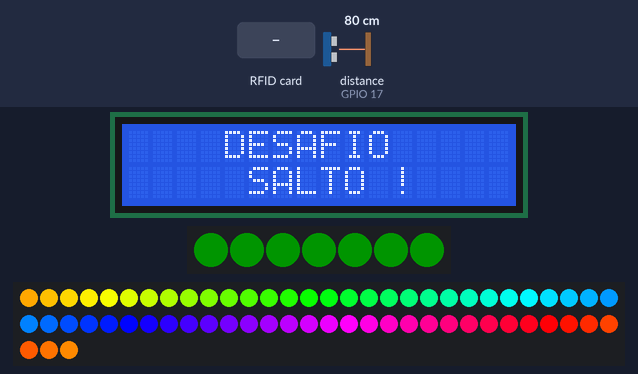
Recording of a sketch running on a simulated ESP32. On the bench: 16×2 character LCD, 7 RGB LEDs in strip order, left to right, 63 RGB LEDs in strip order, left to right, continuing on the next row. Wiring (inferred from the names in the program): ultrasonic range finder: trigger GPIO 26; echo GPIO 17. The test bench sets the inputs (shaded band); at power-on: distance to the obstacle (sensor on GPIO 17) 80 cm. The echo pulse lasts 58.3 µs per cm; dim RGB values are drawn brighter than linear; what the sketch prints to the serial monitor is not drawn.

Above: at 1.3 s.
1.4 s: RFID card 5E 7A 19 C4 held to the reader
At 1.8 s:
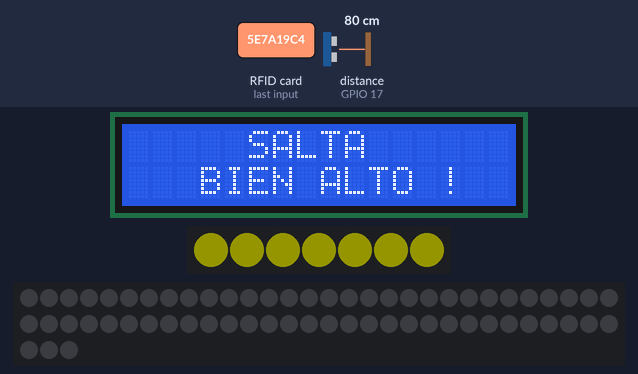
At 3.3 s:
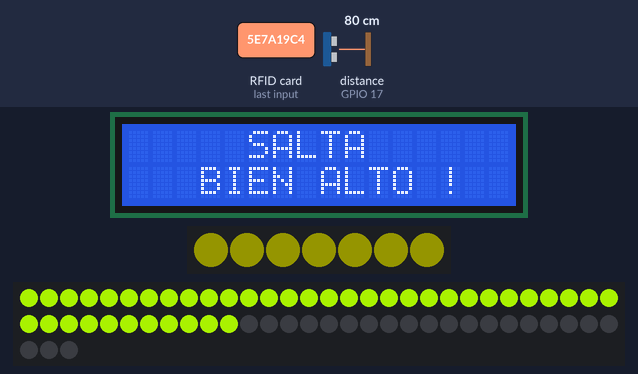
4.0 s: distance to the obstacle (sensor on GPIO 17) set to 2 cm
At 27.2 s:
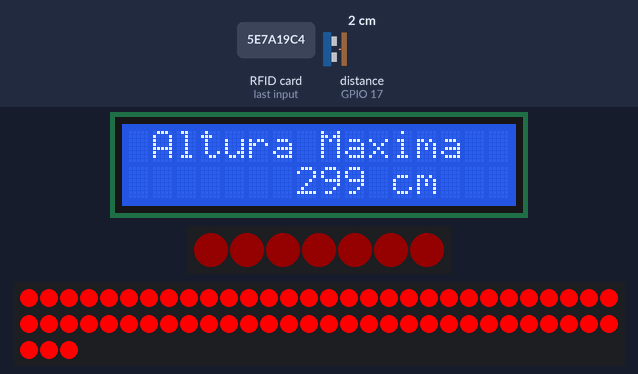
Timing chart, 0 to 28.1 s (numbered marks = the images above; inputs shaded):
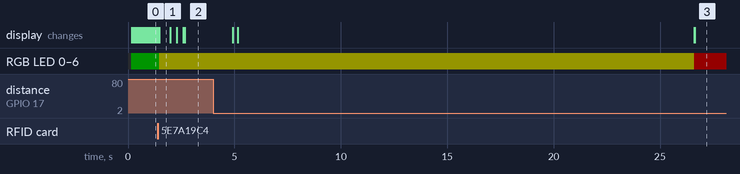

The sketch:

JUEGO_SALTO_V2_FREERTOS.ino
```cpp
#include <SPI.h>
#include <MFRC522.h>
#include <Wire.h>
#include <LiquidCrystal_I2C.h>
#include <Adafruit_NeoPixel.h>

// Pines del sensor ultrasónico
const int trigPin = 26;
const int echoPin = 17;

int estado = 0;
int cuentaPuntos = 0;

uint8_t r = 100;
uint8_t g = 60;
uint8_t b = 30;

int maxHeight = 0;

// Variables multitarea
volatile long altura = 0;  // compartida entre cores
portMUX_TYPE mux = portMUX_INITIALIZER_UNLOCKED;

// NeoPixel
#define PIN_TOTEM 12
#define NUMPIXELS_TOTEM 7
#define PIN 16
#define NUM_LEDS 63

Adafruit_NeoPixel pixels(NUMPIXELS_TOTEM, PIN_TOTEM, NEO_GRB + NEO_KHZ800);
Adafruit_NeoPixel tiraLed(NUM_LEDS, PIN, NEO_GRB + NEO_KHZ800);

// LCD
LiquidCrystal_I2C lcd(0x27, 16, 2);

// RFID
#define SS_PIN 13
#define RST_PIN 5
MFRC522 rfid(SS_PIN, RST_PIN);
MFRC522::MIFARE_Key key;

byte nuidPICC[4];
String cardID = "";
long tiempo;

void setup() {
  Serial.begin(9600);

  SPI.begin();
  rfid.PCD_Init();
  lcd.init();
  pixels.begin();
  tiraLed.begin();
  tiraLed.show();

  lcd.backlight();
  lcd.clear();
  setGreen();
  Serial.println("Inicio Totem");

  pinMode(trigPin, OUTPUT);
  pinMode(echoPin, INPUT);
  digitalWrite(trigPin, LOW);

  // Crear tarea para leer el sensor en core 0
  xTaskCreatePinnedToCore(
    sensorTask,     // Función
    "Sensor Task",  // Nombre
    10000,          // Stack
    NULL,           // Param
    1,              // Prioridad
    NULL,           // Manejador
    0               // Core 0
  );
}

void loop() {
  long alturaTemp;

  // Leer altura actual de forma segura
  portENTER_CRITICAL(&mux);
  alturaTemp = altura;
  portEXIT_CRITICAL(&mux);

  switch (estado) {
    case 0:
      standby();
      lcd.setCursor(4, 0);
      lcd.print("DESAFIO");
      lcd.setCursor(5, 1);
      lcd.print("SALTO !");
      if (rfid.PICC_IsNewCardPresent()) {
        lcd.clear();
        lcd.setCursor(0, 0);
        lcd.print("     SALTA");
        lcd.setCursor(0, 1);
        lcd.print("   BIEN ALTO !");
        setYellow();
        Serial.println("Start");
        tiraLed.clear();
        tiraLed.show();
        tiempo = millis();
        estado = 1;
        delay(500);
      }
      break;

    case 1:
      if (maxHeight < alturaTemp) {
        maxHeight = alturaTemp;
        showHeight(map(alturaTemp, 0, 300, 0, NUM_LEDS) - 5);
      }

      if (millis() - tiempo > 25000) {
        estado = 3;
        Serial.println("End");
        setRed();

        for (int i = 0; i < NUM_LEDS; i++) {
          tiraLed.setPixelColor(i, pixels.Color(255, 0, 0));
          tiraLed.show();
        }
      }
      break;

    case 3:
      Serial.println("estado 3: " + String(cuentaPuntos));
      lcd.clear();
      lcd.setCursor(1, 0);
      lcd.print("Altura Maxima");
      lcd.setCursor(7, 1);
      lcd.print(maxHeight);
      lcd.print(" cm");
      delay(6000);
      lcd.clear();
      maxHeight = 0;
      estado = 0;
      setGreen();
      break;
  }
}

// ---------- FUNCIONES AUXILIARES ----------

long calcularAltura() {
  long duration;
  long distance = 0;
  digitalWrite(trigPin, LOW);
  delayMicroseconds(2);
  digitalWrite(trigPin, HIGH);
  delayMicroseconds(10);
  digitalWrite(trigPin, LOW);

  duration = pulseIn(echoPin, HIGH);
  distance = duration * 0.034 / 2;
  delay(100);

  distance = 300 - distance;

  if (distance > 20) {
    Serial.println(distance);
  }
  return distance;
}

void sensorTask(void* parameter) {
  for (;;) {
    long medida = calcularAltura();

    portENTER_CRITICAL(&mux);
    altura = medida;
    portEXIT_CRITICAL(&mux);

    delay(50);  // Tiempo entre mediciones
  }
}

void showHeight(int cantidadMax) {
  for (int i = 0; i < cantidadMax; i++) {
    tiraLed.setPixelColor(i, tiraLed.Color(148, 211, 0));
    tiraLed.show();
    delay(15);
  }
}

void setGreen() {
  pixels.clear();
  for (int i = 0; i < NUMPIXELS_TOTEM; i++) {
    pixels.setPixelColor(i, pixels.Color(0, 20, 0));
    pixels.show();
  }
}

void setRed() {
  pixels.clear();
  for (int i = 0; i < NUMPIXELS_TOTEM; i++) {
    pixels.setPixelColor(i, pixels.Color(20, 0, 0));
    pixels.show();
  }
}

void setYellow() {
  pixels.clear();
  for (int i = 0; i < NUMPIXELS_TOTEM; i++) {
    pixels.setPixelColor(i, pixels.Color(20, 20, 0));
    pixels.show();
  }
}

void standby() {
  static uint8_t desplazamiento = 0;
  static int8_t direccion = 1;
  static unsigned long ultimoTiempo = 0;
  const uint8_t espera = 1;

  unsigned long ahora = millis();
  if (ahora - ultimoTiempo >= espera) {
    ultimoTiempo = ahora;

    for (int i = 0; i < NUM_LEDS; i++) {
      // Cálculo de tono HSV similar a CHSV
      uint16_t hue = (i * 256 / NUM_LEDS + desplazamiento) % 256;
      // NeoPixel usa hue de 0–65535, por eso *256
      tiraLed.setPixelColor(i, tiraLed.ColorHSV(hue * 256, 255, 255));
    }

    tiraLed.show();

    desplazamiento += direccion;
    if (desplazamiento == 255 || desplazamiento == 0) {
      direccion = -direccion;
    }
  }
}
```

Measured:
- after the input at 1.4 s, the display: changes after 0.07 s (image 1)
